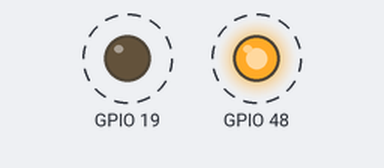
Bench run of a sketch on a simulated ESP32. Parts: output pins drawn as LEDs (lit = HIGH). Dashed ring = blinking.

Above: at 0.7 s.
Timing chart, 0 to 5.1 s (numbered marks = the images above):
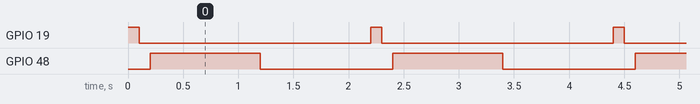

The sketch:

Lab1Part1.ino
```cpp
//Filename: Lab1Par1.ino
//Author: Sung-Po Chang
//Date: 04/09/2026
//Description: This file controls the blinking of the LED on ESP32
//Version: 1.0

void setup() {
  // set up two LED pins on board
  pinMode(19, OUTPUT);
  pinMode(48, OUTPUT);
}

void loop() {
  // loop blinking function
  blinkLED(19, 100);
  blinkLED(48, 1000);
}

// Name: blinkLED
// Description: This function takes pin number and delay time to implement the blinking behavior
void blinkLED(int pin, int delayTime) {
  digitalWrite(pin, HIGH);
  delay(delayTime);
  digitalWrite(pin, LOW);
  delay(delayTime);
}
```

Measured:
- by itself, GPIO 19: alternates HIGH for 0.10 s and LOW for 2.1 s
- by itself, GPIO 48: alternates HIGH for 1.0 s and LOW for 1.2 s
